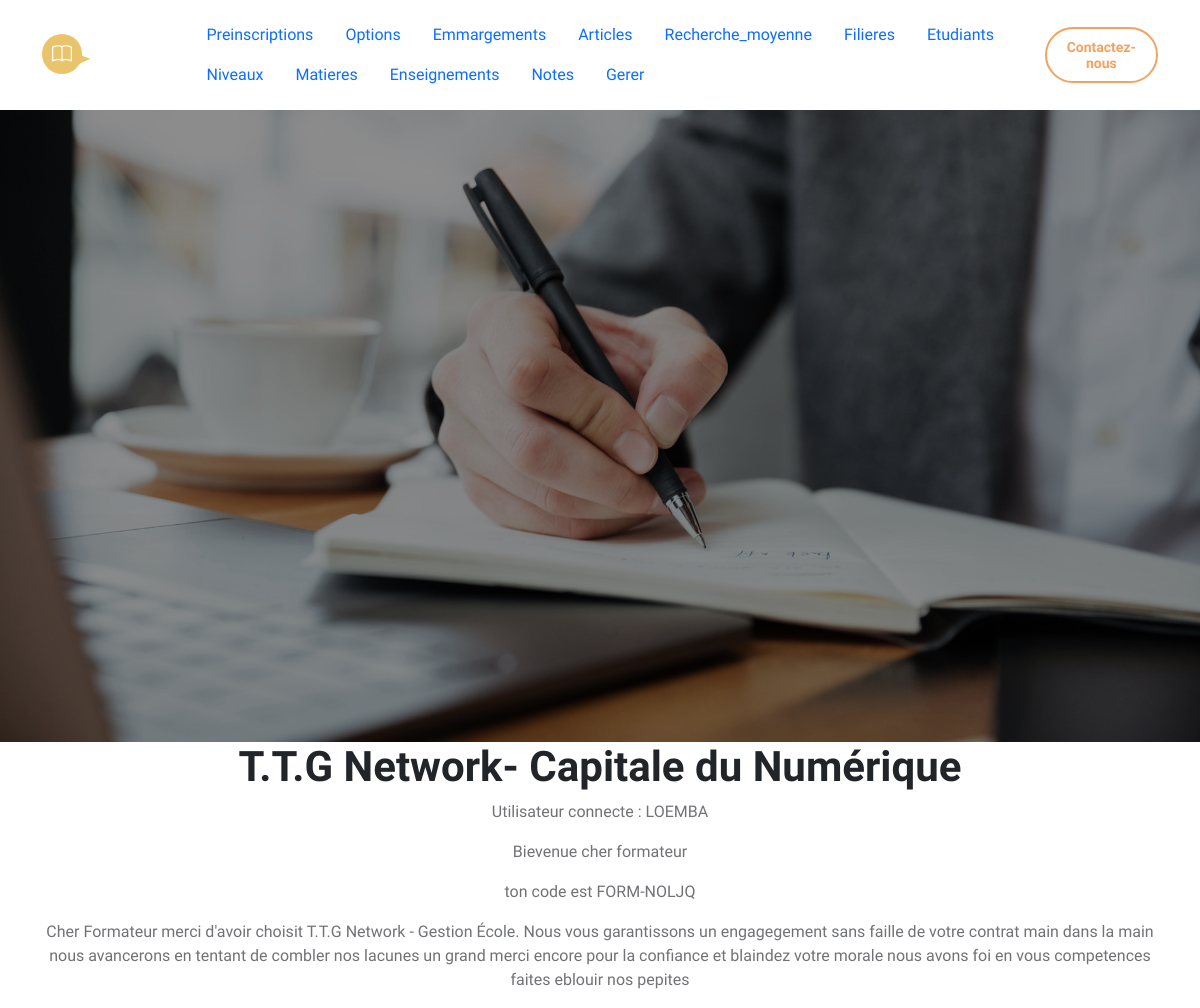
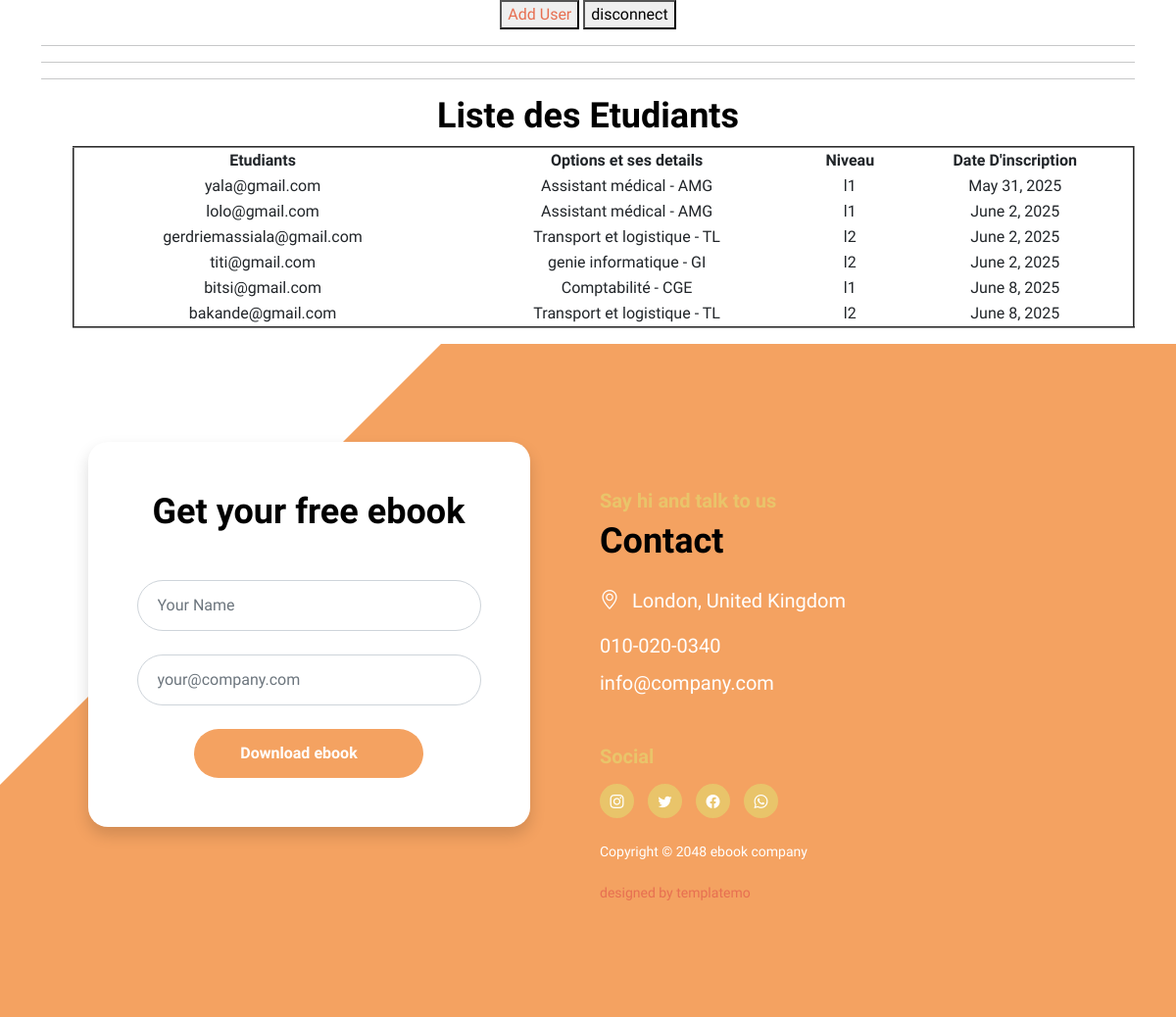
/etudiant (signed in), run on the app's committed database (2 pictures, top to bottom).
### core/models.py (models this page shows, shortened)
class User(AbstractUser):
    ROLES = (
        ('admin', 'Administrateur'),
        ('formateur', 'Formateur'),
        ('etudiant', 'Étudiant'),
        ('parent', 'Parent'),
    )
    role = models.CharField(max_length=20, choices=ROLES)
    code_formateur = models.CharField(max_length=10, unique=True, null=True, blank=True)
    code_parent = models.CharField(max_length=10, unique=True, null=True, blank=True)
    matricule = models.CharField(max_length=30, unique=True, null=True, blank=True)

class Etudiant(models.Model):
    user = models.OneToOneField(User, on_delete=models.CASCADE, limit_choices_to={'role': 'etudiant'})
    option = models.ForeignKey(Option, on_delete=models.SET_NULL, null=True)
    niveau = models.ForeignKey(Niveau, on_delete=models.SET_NULL, null=True)
    date_inscription = models.DateField(default=timezone.now)

class Option(models.Model):
    nom = models.CharField(max_length=100)
    filiere = models.ForeignKey(Filiere, on_delete=models.CASCADE)
    def __str__(self):
        return f"{self.nom} - {self.filiere.nom}"

class Filiere(models.Model):
    nom = models.CharField(max_length=100)

class Niveau(models.Model):
    nom = models.CharField(max_length=50)
    def __str__(self):
        return self.nom

### core/views.py (the view)
# urls.py: path('etudiant', views.etudiants_view, name='etudiant'),
@login_required
def etudiants_view(request):
    etudiants = Etudiant.objects.all()
    return render(request, 'liste_etudiants.html', {'etudiants': etudiants})

### core/templates/liste_etudiants.html (shortened to what this page needs)
{% extends "base.html" %}
{% block content %}
  <hr>
  <h2>Liste des Etudiants</h2>
  <ul>
      <table border="2px" width="100%">
        <tr>
          <th>Etudiants</th>
          <th>Options et ses details</th>
          <th>Niveau</th>
          <th>Date D'inscription</th>
        </tr>
        {% for etudiant in etudiants %}
        <tr>
          <td>{{ etudiant.user }}</td>
          <td>{{ etudiant.option }}</td>
          <td>{{ etudiant.niveau }}</td>
          <td>{{ etudiant.date_inscription }}</td>
        </tr>
        {% endfor %}
      </table>
  </ul>
{% endblock %}

### core/templates/base.html (shortened to what this page needs)
<!DOCTYPE html>
<html lang="fr">
  {% load static %}
<head>
        <link href="{% static 'css/bootstrap.min.css' %}" rel="stylesheet">
        <link href="{% static 'css/bootstrap-icons.css' %}" rel="stylesheet">
        <link href="{% static 'css/templatemo-ebook-landing.css' %}" rel="stylesheet">
    </head>
    <body>
        <main>
            <nav class="navbar navbar-expand-lg">
                <div class="container">
                    <a class="navbar-brand" href="index.html">
                        <i class="navbar-brand-icon bi-book me-2"></i>
                        <span>ebook</span>
                    </a>
                    <div class="collapse navbar-collapse" id="navbarNav">
                        <ul class="nav">
                            <li class="nav-item">
                                <a class="nav-link click-scroll" href="{% url 'preinscription' %}">Preinscriptions</a>
                            </li>
                            <li class="nav-item">
                                <a class="nav-link click-scroll" href="{% url 'options' %}">Options</a>
                            </li>
                            <li class="nav-item">
                                <a class="nav-link click-scroll" href="{% url 'liste_emargements' %}">Emmargements</a>
                            </li>
                            <li class="nav-item">
                              <a class="nav-link click-scroll" href="{% url 'article' %}">Articles</a>
                          </li>
                            <li class="nav-item">
                                <a class="nav-link click-scroll" href="{% url 'recherche_moyenne' %}">Recherche_moyenne</a>
                            </li>
                            <li class="nav-item">
                                <a class="nav-link click-scroll" href="{% url 'filiere' %}">Filieres</a>
                            </li>
                            <li class="nav-item">
                                <a class="nav-link click-scroll" href="{% url 'etudiant' %}">Etudiants</a>
                            </li>
                            <li class="nav-item">
                                <a class="nav-link click-scroll" href="{% url 'niveau' %}">Niveaux</a>
                            </li>
                            <li class="nav-item">
                                <a class="nav-link click-scroll" href="{% url 'matiere' %}">Matieres</a>
                            </li>
                            <li class="nav-item">
                                <a class="nav-link click-scroll" href="{% url 'enseignement' %}">Enseignements</a>
                            </li>
                            <li class="nav-item">
                                <a class="nav-link click-scroll" href="{% url 'note' %}">Notes</a>
                            </li>
                            <li class="nav-item">
                                <a class="nav-link click-scroll" href="{% url 'admin:index' %}">Gerer</a>
                            </li>
                        </ul>
                        <div class="d-none d-lg-block">
                            <a href="#" class="btn custom-btn custom-border-btn btn-naira btn-inverted">
                                <i class="btn-icon bi-cloud-download"></i>
                                <span>Contactez-nous</span>
                            </a>
                        </div>
                    </div>
                </div>
            </nav>
            <section class="hero-section d-flex justify-content-center align-items-center" id="section_1">
              <div class="container">
                  <div class="row">
                      <div class="hero-image-wrap col-lg-6 col-12 mt-3 mt-lg-0">
                      </div>
                  </div>
              </div>
          </section>
<section class="container" style="text-align: center;">
  <header>
    <h1>T.T.G Network- Capitale du Numérique </h1>
    <main>
        <p>Utilisateur connecte : {{user}}</p>
          {% if user.is_authenticated %}
          {% if user.role %}
          <p>Bievenue cher {{user.role}} </p>
          {% else %}
          <p>Bievenue cher Admin </p>
          {% endif %}
            {% if user.matricule %}
            <p>ton matricule est {{user.matricule}}</p>
            <p>
                Cher etudiant merci d'avoir choisit T.T.G Network - Gestion École.
                Nous vous garantissons un apprentissage serieux et rigoureux main dans
                la main nous avancerons en tentant de combler nos lacunes un grand merci
                encore pour la confiance et blaindez votre morale car la route sera longue
            </p>
            {% elif user.code_formateur %}
            <p>ton code est {{user.code_formateur}}</p>
            <p>
                Cher Formateur merci d'avoir choisit T.T.G Network - Gestion École.
                Nous vous garantissons un engagegement sans faille de votre contrat main
                dans la main nous avancerons en tentant de combler nos lacunes un grand merci
                encore pour la confiance et blaindez votre morale nous avons foi en vous
                competences faites eblouir nos pepites
            </p>
            {% else %}
              <p>
                Bienvenue sur la plateforme officielle de T.T.G Network - Gestion Ecole.
                Accèdez facilement à votre avenir académique
            </p>
            {% endif %}
          {% endif %}
        <button><a href="{% url 'urlregister' %}">Add User</a></button>
        <a href="{% url 'urllogout' %}"><button>disconnect</button></a>
        <hr>
        <hr>
      </main>
      {% block content %}{% endblock %}
    </section>
  <section class="contact-section section-padding" id="section_5">
    <div class="container">
        <div class="row">
            <div class="col-lg-5 col-12 mx-auto">
                <form class="custom-form ebook-download-form bg-white shadow" action="#" method="post" role="form">
                    <div class="text-center mb-5">
                        <h2 class="mb-1">Get your free ebook</h2>
                    </div>
                    <div class="ebook-download-form-body">
                        <div class="input-group mb-4">
                            <input type="text" name="ebook-form-name" id="ebook-form-name" class="form-control" aria-label="ebook-form-name" aria-describedby="basic-addon1" placeholder="Your Name" required>
                            <span class="input-group-text" id="basic-addon1">
                            </span>
                        </div>
                        <div class="input-group mb-4">
                            <input type="email" name="ebook-email" id="ebook-email" pattern="[^ @]*@[^ @]*" class="form-control" placeholder="your@company.com" aria-label="ebook-form-email" aria-describedby="basic-addon2" required="">
                            <span class="input-group-text" id="basic-addon2">
                            </span>
                        </div>
                        <div class="col-lg-8 col-md-10 col-8 mx-auto">
                            <button type="submit" class="form-control">Download ebook</button>
                        </div>
                    </div>
                </form>
            </div>
            <div class="col-lg-6 col-12">
                <h6 class="mt-5">Say hi and talk to us</h6>
                <h2 class="mb-4">Contact</h2>
                <p class="mb-3">
                    <i class="bi-geo-alt me-2"></i>
                    London, United Kingdom
                </p>
                <p class="mb-2">
                    <a href="tel: 010-020-0340" class="contact-link">
                        010-020-0340
                    </a>
                </p>
                <p>
                    <a href="mailto:info@company.com" class="contact-link">
                        info@company.com
                    </a>
                </p>
                <h6 class="site-footer-title mt-5 mb-3">Social</h6>
                <ul class="social-icon mb-4">
                    <li class="social-icon-item">
                        <a href="#" class="social-icon-link bi-instagram"></a>
                    </li>
                    <li class="social-icon-item">
                        <a href="#" class="social-icon-link bi-twitter"></a>
                    </li>
                    <li class="social-icon-item">
                        <a href="#" class="social-icon-link bi-facebook"></a>
                    </li>
                    <li class="social-icon-item">
                        <a href="#" class="social-icon-link bi-whatsapp"></a>
                    </li>
                </ul>
                <p class="copyright-text">Copyright © 2048 ebook company
                <br><br><a rel="nofollow" href="https://templatemo.com" target="_blank">designed by templatemo</a></p>
            </div>
        </div>
    </div>
</section>
</main>
</body>
</html>

### data on the page
User: username "LOEMBA", role "formateur", code_formateur "FORM-NOLJQ"
Etudiant: user "yala@gmail.com", option "Assistant médical - AMG", niveau "l1", date_inscription "May 31, 2025"
Etudiant: user "lolo@gmail.com", option "Assistant médical - AMG", niveau "l1", date_inscription "June 2, 2025"
Etudiant: user "gerdriemassiala@gmail.com", option "Transport et logistique - TL", niveau "l2", date_inscription "June 2, 2025"
Etudiant: user "titi@gmail.com", option "genie informatique - GI", niveau "l2", date_inscription "June 2, 2025"
Etudiant: user "bitsi@gmail.com", option "Comptabilité - CGE", niveau "l1", date_inscription "June 8, 2025"
Etudiant: user "bakande@gmail.com", option "Transport et logistique - TL", niveau "l2", date_inscription "June 8, 2025"
